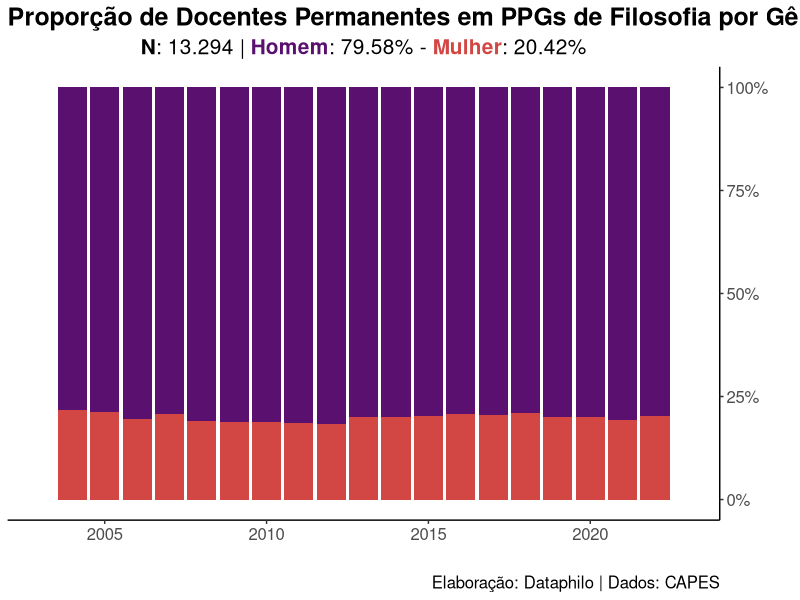
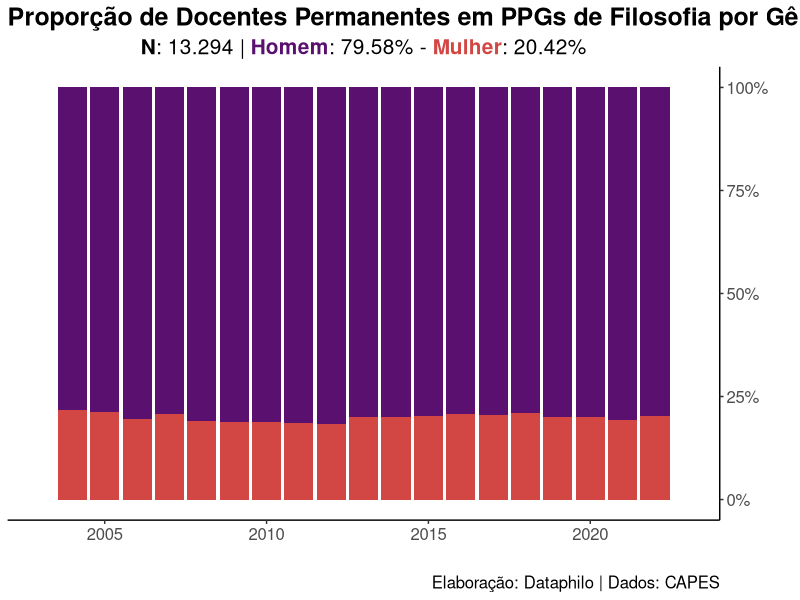

The R script that drew these images, in order:
####Pacotes####
library(tidyverse)
library(here)
library(ggtext)


# Banco 
dados <- read.csv("dados/dados_docentes.csv") |> 
  mutate_if(is.character, as.factor) 

# Evolução Tempo - Total ####
dados_tempo <- dados |> 
  group_by(AN_BASE, GENERO) |> 
  summarize(total = n()) |> 
  mutate(frequencia = round(total/sum(total)*100,2))


dados_total <- dados |> 
  filter(DS_CATEGORIA_DOCENTE == "PERMANENTE") |> 
  group_by(AN_BASE, GENERO) |> 
  summarize(total = n()) |> 
  mutate(frequencia = round(total/sum(total)*100,2))

# Gráfico 01 - Evolução todos ao longo do tempo####
dados |> 
  ggplot(aes(x = AN_BASE, 
             fill = GENERO)) +
  geom_bar(position = "fill")  +
  scale_x_continuous(limits = c(2003, 2023), breaks = seq(1990, 2021, 5)) +
  scale_y_continuous(labels=scales::percent, position = "right") +
  scale_fill_manual(values = c("Homem" = "#59106e",
                               "Mulher" = "#d24644")) +
  theme_classic() +
  labs(x = "",
       y = "",
       fill = "",
       title = "Proporção de Docentes Permanentes em PPGs de Filosofia por Gênero (1994-2022)",
       subtitle = "**N**: 13.294 | <span style= 'color:#59106e;'>**Homem**</span>: 79.58% - <span style= 'color:#d24644;'>**Mulher**</span>: 20.42%",
       caption = "Elaboração: Dataphilo | Dados: CAPES") +
  theme(plot.title = element_markdown(face = "bold"),  
        plot.subtitle = element_markdown(hjust = 0.5),
        legend.position = "none",
        text = element_text(size = 15))
# Salvar gráfico
ggsave(
  "figs/graf1_total.png",
  bg = "white",
  width = 11,
  height = 6,
  dpi = 1200,
  plot = last_plot())
